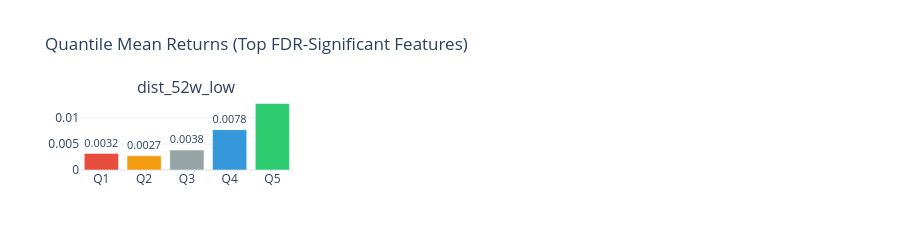

This figure's notebook cell:
### Code cell
if quantile_spreads:
    n_show = min(6, len(quantile_spreads))
    feats_to_show = list(quantile_spreads.keys())[:n_show]
    n_rows_fig = (n_show + 2) // 3
    fig = make_subplots(rows=n_rows_fig, cols=3, subplot_titles=feats_to_show)
    for idx, feat in enumerate(feats_to_show):
        r, c = divmod(idx, 3)
        q_means = quantile_spreads[feat]["q_means"]
        mono = monotonicity_scores.get(feat, 0)
        fig.add_trace(
            go.Bar(
                x=[f"Q{i + 1}" for i in range(len(q_means))],
                y=q_means,
                marker_color=[
                    "#e74c3c",
                    "#f39c12",
                    "#95a5a6",
                    "#3498db",
                    "#2ecc71",
                ],
                showlegend=False,
                text=[f"{m:.4f}" for m in q_means],
                textposition="outside",
            ),
            row=r + 1,
            col=c + 1,
        )
    fig.update_layout(
        template="plotly_white",
        height=250 * n_rows_fig,
        width=900,
        title_text="Quantile Mean Returns (Top FDR-Significant Features)",
    )
    fig.show()

### Figure 1 — Plotly figure (JSON) as saved in the notebook; plotly's stock layout.template omitted (floating-point values rounded to 4 significant figures)
{"data": [{"marker": {"color": ["#e74c3c", "#f39c12", "#95a5a6", "#3498db", "#2ecc71"]}, "showlegend": false, "text": ["0.0032", "0.0027", "0.0038", "0.0078", "0.0128"], "textposition": "outside", "type": "bar", "x": ["Q1", "Q2", "Q3", "Q4", "Q5"], "xaxis": "x", "y": [0.003195, 0.00273, 0.003843, 0.007757, 0.01279], "yaxis": "y"}], "layout": {"annotations": [{"font": {"size": 16}, "showarrow": false, "text": "dist_52w_low", "x": 0.1444, "xanchor": "center", "xref": "paper", "y": 1.0, "yanchor": "bottom", "yref": "paper"}], "height": 250, "title": {"text": "Quantile Mean Returns (Top FDR-Significant Features)"}, "width": 900, "xaxis": {"anchor": "y", "domain": [0.0, 0.2889]}, "xaxis2": {"anchor": "y2", "domain": [0.3556, 0.6444]}, "xaxis3": {"anchor": "y3", "domain": [0.7111, 1.0]}, "yaxis": {"anchor": "x", "domain": [0.0, 1.0]}, "yaxis2": {"anchor": "x2", "domain": [0.0, 1.0]}, "yaxis3": {"anchor": "x3", "domain": [0.0, 1.0]}}}
